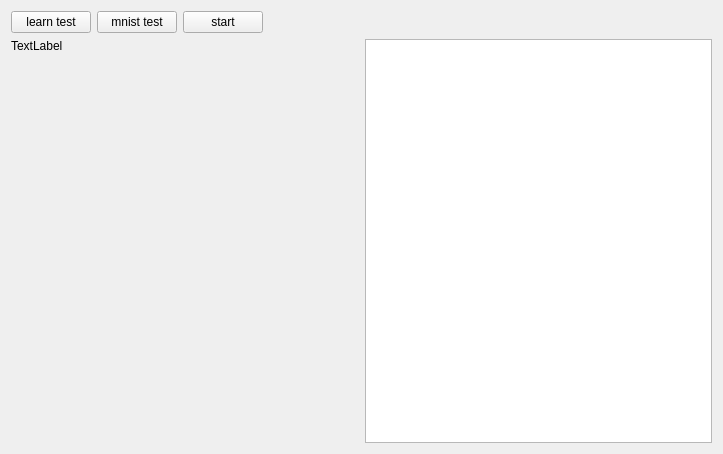
<?xml version="1.0" encoding="UTF-8"?>
<ui version="4.0">
 <class>MainWindow</class>
 <widget class="QMainWindow" name="MainWindow">
  <property name="geometry">
   <rect>
    <x>0</x>
    <y>0</y>
    <width>723</width>
    <height>454</height>
   </rect>
  </property>
  <property name="windowTitle">
   <string>MainWindow</string>
  </property>
  <widget class="QWidget" name="centralWidget">
   <layout class="QVBoxLayout" name="verticalLayout">
    <item>
     <layout class="QHBoxLayout" name="horizontalLayout">
      <item>
       <widget class="QPushButton" name="pushButton_test">
        <property name="text">
         <string>learn test</string>
        </property>
       </widget>
      </item>
      <item>
       <widget class="QPushButton" name="pushButton_mnist">
        <property name="text">
         <string>mnist test</string>
        </property>
       </widget>
      </item>
      <item>
       <widget class="QPushButton" name="pushButton_start">
        <property name="text">
         <string>start</string>
        </property>
       </widget>
      </item>
      <item>
       <spacer name="horizontalSpacer">
        <property name="orientation">
         <enum>Qt::Horizontal</enum>
        </property>
        <property name="sizeHint" stdset="0">
         <size>
          <width>40</width>
          <height>20</height>
         </size>
        </property>
       </spacer>
      </item>
     </layout>
    </item>
    <item>
     <layout class="QHBoxLayout" name="horizontalLayout_2">
      <item>
       <widget class="QLabel" name="label">
        <property name="sizePolicy">
         <sizepolicy hsizetype="Expanding" vsizetype="Expanding">
          <horstretch>0</horstretch>
          <verstretch>0</verstretch>
         </sizepolicy>
        </property>
        <property name="layoutDirection">
         <enum>Qt::LeftToRight</enum>
        </property>
        <property name="text">
         <string>TextLabel</string>
        </property>
        <property name="alignment">
         <set>Qt::AlignLeading|Qt::AlignLeft|Qt::AlignTop</set>
        </property>
       </widget>
      </item>
      <item>
       <widget class="QTextEdit" name="textEdit_output"/>
      </item>
     </layout>
    </item>
   </layout>
  </widget>
 </widget>
 <layoutdefault spacing="6" margin="11"/>
 <resources/>
 <connections/>
</ui>
